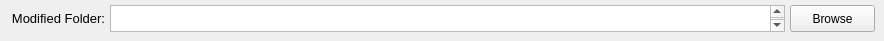
    <widget class="QWidget" name="page_5">
     <widget class="QLabel" name="label2_filesystem_folder_modified_folder">
      <property name="geometry">
       <rect>
        <x>0</x>
        <y>10</y>
        <width>105</width>
        <height>16</height>
       </rect>
      </property>
      <property name="font">
       <font>
        <pointsize>10</pointsize>
       </font>
      </property>
      <property name="text">
       <string>Modified Folder:</string>
      </property>
      <property name="alignment">
       <set>Qt::AlignRight|Qt::AlignTrailing|Qt::AlignVCenter</set>
      </property>
     </widget>
     <widget class="QTextEdit" name="textEdit_filesystem_folder_modified_folder">
      <property name="geometry">
       <rect>
        <x>110</x>
        <y>5</y>
        <width>675</width>
        <height>27</height>
       </rect>
      </property>
      <property name="font">
       <font>
        <pointsize>11</pointsize>
       </font>
      </property>
      <property name="tabChangesFocus">
       <bool>true</bool>
      </property>
      <property name="readOnly">
       <bool>false</bool>
      </property>
     </widget>
     <widget class="QPushButton" name="pushButton_filesystem_folder_modified_browse">
      <property name="geometry">
       <rect>
        <x>790</x>
        <y>5</y>
        <width>85</width>
        <height>27</height>
       </rect>
      </property>
      <property name="text">
       <string>Browse</string>
      </property>
     </widget>
    </widget>
